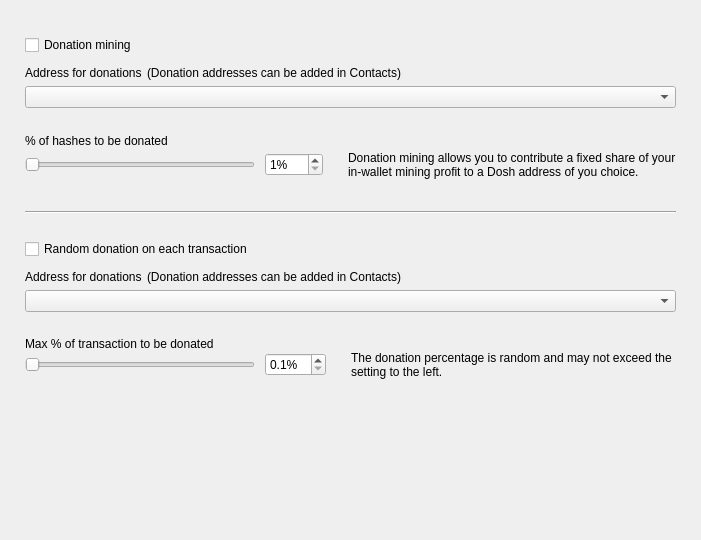
<?xml version="1.0" encoding="UTF-8"?>
<ui version="4.0">
 <class>DonationOptionsFrame</class>
 <widget class="QFrame" name="DonationOptionsFrame">
  <property name="geometry">
   <rect>
    <x>0</x>
    <y>0</y>
    <width>701</width>
    <height>540</height>
   </rect>
  </property>
  <property name="windowTitle">
   <string>Frame</string>
  </property>
  <property name="frameShape">
   <enum>QFrame::NoFrame</enum>
  </property>
  <property name="frameShadow">
   <enum>QFrame::Raised</enum>
  </property>
  <layout class="QVBoxLayout" name="verticalLayout">
   <property name="spacing">
    <number>10</number>
   </property>
   <property name="leftMargin">
    <number>25</number>
   </property>
   <property name="topMargin">
    <number>35</number>
   </property>
   <property name="rightMargin">
    <number>25</number>
   </property>
   <property name="bottomMargin">
    <number>0</number>
   </property>
   <item>
    <widget class="QCheckBox" name="m_enableDonationMiningCheck">
     <property name="text">
      <string>Donation mining</string>
     </property>
    </widget>
   </item>
   <item>
    <widget class="QFrame" name="m_donationMiningFrame">
     <property name="frameShape">
      <enum>QFrame::NoFrame</enum>
     </property>
     <property name="frameShadow">
      <enum>QFrame::Raised</enum>
     </property>
     <layout class="QGridLayout" name="gridLayout" columnstretch="1,0,0,1">
      <property name="leftMargin">
       <number>0</number>
      </property>
      <property name="topMargin">
       <number>0</number>
      </property>
      <property name="rightMargin">
       <number>0</number>
      </property>
      <property name="bottomMargin">
       <number>0</number>
      </property>
      <property name="horizontalSpacing">
       <number>10</number>
      </property>
      <property name="verticalSpacing">
       <number>0</number>
      </property>
      <item row="2" column="0" colspan="4">
       <widget class="QComboBox" name="m_donationMiningAddressCombo"/>
      </item>
      <item row="3" column="0" colspan="4">
       <spacer name="verticalSpacer_2">
        <property name="orientation">
         <enum>Qt::Vertical</enum>
        </property>
        <property name="sizeType">
         <enum>QSizePolicy::Fixed</enum>
        </property>
        <property name="sizeHint" stdset="0">
         <size>
          <width>20</width>
          <height>25</height>
         </size>
        </property>
       </spacer>
      </item>
      <item row="4" column="0" colspan="4">
       <widget class="WalletGui::WalletNormalBlackTextLabel" name="label_2">
        <property name="minimumSize">
         <size>
          <width>0</width>
          <height>16</height>
         </size>
        </property>
        <property name="text">
         <string>% of hashes to be donated</string>
        </property>
        <property name="indent">
         <number>0</number>
        </property>
       </widget>
      </item>
      <item row="5" column="1">
       <widget class="QSpinBox" name="m_donationMiningAmountSpin">
        <property name="suffix">
         <string>%</string>
        </property>
        <property name="minimum">
         <number>1</number>
        </property>
        <property name="maximum">
         <number>100</number>
        </property>
       </widget>
      </item>
      <item row="5" column="0">
       <widget class="QSlider" name="m_donationMiningAmountSlider">
        <property name="maximumSize">
         <size>
          <width>230</width>
          <height>16777215</height>
         </size>
        </property>
        <property name="minimum">
         <number>1</number>
        </property>
        <property name="maximum">
         <number>100</number>
        </property>
        <property name="orientation">
         <enum>Qt::Horizontal</enum>
        </property>
       </widget>
      </item>
      <item row="5" column="2">
       <spacer name="horizontalSpacer">
        <property name="orientation">
         <enum>Qt::Horizontal</enum>
        </property>
        <property name="sizeType">
         <enum>QSizePolicy::Fixed</enum>
        </property>
        <property name="sizeHint" stdset="0">
         <size>
          <width>5</width>
          <height>20</height>
         </size>
        </property>
       </spacer>
      </item>
      <item row="5" column="3" alignment="Qt::AlignVCenter">
       <widget class="WalletGui::WalletSmallGrayTextLabel" name="m_donationMiningCommentLabel">
        <property name="minimumSize">
         <size>
          <width>0</width>
          <height>32</height>
         </size>
        </property>
        <property name="text">
         <string>Donation mining allows you to contribute a fixed share of your in-wallet mining profit to a Dosh address of you choice.</string>
        </property>
        <property name="wordWrap">
         <bool>true</bool>
        </property>
        <property name="indent">
         <number>0</number>
        </property>
       </widget>
      </item>
      <item row="1" column="0" colspan="4">
       <spacer name="verticalSpacer_6">
        <property name="orientation">
         <enum>Qt::Vertical</enum>
        </property>
        <property name="sizeType">
         <enum>QSizePolicy::Fixed</enum>
        </property>
        <property name="sizeHint" stdset="0">
         <size>
          <width>20</width>
          <height>5</height>
         </size>
        </property>
       </spacer>
      </item>
      <item row="0" column="0" colspan="4">
       <layout class="QHBoxLayout" name="horizontalLayout" stretch="0,1">
        <property name="spacing">
         <number>5</number>
        </property>
        <property name="leftMargin">
         <number>0</number>
        </property>
        <item>
         <widget class="WalletGui::WalletNormalBlackTextLabel" name="label">
          <property name="minimumSize">
           <size>
            <width>0</width>
            <height>16</height>
           </size>
          </property>
          <property name="text">
           <string>Address for donations</string>
          </property>
          <property name="indent">
           <number>0</number>
          </property>
         </widget>
        </item>
        <item>
         <widget class="WalletGui::WalletSmallGrayTextLabel" name="label_5">
          <property name="text">
           <string>(Donation addresses can be added in Contacts)</string>
          </property>
         </widget>
        </item>
       </layout>
      </item>
     </layout>
    </widget>
   </item>
   <item>
    <spacer name="verticalSpacer_3">
     <property name="orientation">
      <enum>Qt::Vertical</enum>
     </property>
     <property name="sizeType">
      <enum>QSizePolicy::Fixed</enum>
     </property>
     <property name="sizeHint" stdset="0">
      <size>
       <width>20</width>
       <height>20</height>
      </size>
     </property>
    </spacer>
   </item>
   <item>
    <widget class="Line" name="line">
     <property name="frameShadow">
      <enum>QFrame::Sunken</enum>
     </property>
     <property name="orientation">
      <enum>Qt::Horizontal</enum>
     </property>
    </widget>
   </item>
   <item>
    <spacer name="verticalSpacer_4">
     <property name="orientation">
      <enum>Qt::Vertical</enum>
     </property>
     <property name="sizeType">
      <enum>QSizePolicy::Fixed</enum>
     </property>
     <property name="sizeHint" stdset="0">
      <size>
       <width>20</width>
       <height>15</height>
      </size>
     </property>
    </spacer>
   </item>
   <item>
    <widget class="QCheckBox" name="m_enableDonationChangeCheck">
     <property name="text">
      <string>Random donation on each transaction</string>
     </property>
    </widget>
   </item>
   <item>
    <widget class="QFrame" name="m_donationChangeFrame">
     <property name="frameShape">
      <enum>QFrame::NoFrame</enum>
     </property>
     <property name="frameShadow">
      <enum>QFrame::Raised</enum>
     </property>
     <layout class="QGridLayout" name="gridLayout_2" columnstretch="1,0,0,1">
      <property name="leftMargin">
       <number>0</number>
      </property>
      <property name="topMargin">
       <number>0</number>
      </property>
      <property name="rightMargin">
       <number>0</number>
      </property>
      <property name="bottomMargin">
       <number>0</number>
      </property>
      <property name="horizontalSpacing">
       <number>10</number>
      </property>
      <property name="verticalSpacing">
       <number>0</number>
      </property>
      <item row="3" column="0" colspan="4">
       <spacer name="verticalSpacer_5">
        <property name="orientation">
         <enum>Qt::Vertical</enum>
        </property>
        <property name="sizeType">
         <enum>QSizePolicy::Fixed</enum>
        </property>
        <property name="sizeHint" stdset="0">
         <size>
          <width>20</width>
          <height>25</height>
         </size>
        </property>
       </spacer>
      </item>
      <item row="4" column="0" colspan="4">
       <widget class="WalletGui::WalletNormalBlackTextLabel" name="label_3">
        <property name="text">
         <string>Max % of transaction to be donated</string>
        </property>
        <property name="indent">
         <number>0</number>
        </property>
       </widget>
      </item>
      <item row="5" column="0">
       <widget class="QSlider" name="m_donationChangeAmountSlider">
        <property name="maximumSize">
         <size>
          <width>230</width>
          <height>16777215</height>
         </size>
        </property>
        <property name="minimum">
         <number>1</number>
        </property>
        <property name="maximum">
         <number>100</number>
        </property>
        <property name="orientation">
         <enum>Qt::Horizontal</enum>
        </property>
       </widget>
      </item>
      <item row="2" column="0" colspan="4">
       <widget class="QComboBox" name="m_donationChangeAddressCombo"/>
      </item>
      <item row="5" column="3" alignment="Qt::AlignVCenter">
       <widget class="WalletGui::WalletSmallGrayTextLabel" name="m_donationChangeCommentLabel">
        <property name="text">
         <string>The donation percentage is random and may not exceed the setting to the left.</string>
        </property>
        <property name="wordWrap">
         <bool>true</bool>
        </property>
        <property name="indent">
         <number>0</number>
        </property>
       </widget>
      </item>
      <item row="5" column="1">
       <widget class="QDoubleSpinBox" name="m_donationChangeAmountSpin">
        <property name="suffix">
         <string>%</string>
        </property>
        <property name="decimals">
         <number>1</number>
        </property>
        <property name="minimum">
         <double>0.100000000000000</double>
        </property>
        <property name="maximum">
         <double>10.000000000000000</double>
        </property>
        <property name="singleStep">
         <double>0.100000000000000</double>
        </property>
       </widget>
      </item>
      <item row="5" column="2">
       <spacer name="horizontalSpacer_2">
        <property name="orientation">
         <enum>Qt::Horizontal</enum>
        </property>
        <property name="sizeType">
         <enum>QSizePolicy::Fixed</enum>
        </property>
        <property name="sizeHint" stdset="0">
         <size>
          <width>5</width>
          <height>20</height>
         </size>
        </property>
       </spacer>
      </item>
      <item row="1" column="0" colspan="4">
       <spacer name="verticalSpacer_7">
        <property name="orientation">
         <enum>Qt::Vertical</enum>
        </property>
        <property name="sizeType">
         <enum>QSizePolicy::Fixed</enum>
        </property>
        <property name="sizeHint" stdset="0">
         <size>
          <width>20</width>
          <height>5</height>
         </size>
        </property>
       </spacer>
      </item>
      <item row="0" column="0" colspan="4">
       <layout class="QHBoxLayout" name="horizontalLayout_2" stretch="0,1">
        <property name="spacing">
         <number>5</number>
        </property>
        <property name="leftMargin">
         <number>0</number>
        </property>
        <item>
         <widget class="WalletGui::WalletNormalBlackTextLabel" name="label_4">
          <property name="minimumSize">
           <size>
            <width>0</width>
            <height>16</height>
           </size>
          </property>
          <property name="text">
           <string>Address for donations</string>
          </property>
          <property name="indent">
           <number>0</number>
          </property>
         </widget>
        </item>
        <item>
         <widget class="WalletGui::WalletSmallGrayTextLabel" name="label_6">
          <property name="text">
           <string>(Donation addresses can be added in Contacts)</string>
          </property>
         </widget>
        </item>
       </layout>
      </item>
     </layout>
    </widget>
   </item>
   <item>
    <spacer name="verticalSpacer">
     <property name="orientation">
      <enum>Qt::Vertical</enum>
     </property>
     <property name="sizeType">
      <enum>QSizePolicy::Expanding</enum>
     </property>
     <property name="sizeHint" stdset="0">
      <size>
       <width>20</width>
       <height>10</height>
      </size>
     </property>
    </spacer>
   </item>
  </layout>
 </widget>
 <customwidgets>
  <customwidget>
   <class>WalletGui::WalletSmallGrayTextLabel</class>
   <extends>QLabel</extends>
   <header>Gui/Common/WalletTextLabel.h</header>
  </customwidget>
  <customwidget>
   <class>WalletGui::WalletNormalBlackTextLabel</class>
   <extends>QLabel</extends>
   <header>Gui/Common/WalletTextLabel.h</header>
  </customwidget>
 </customwidgets>
 <resources/>
 <connections>
  <connection>
   <sender>m_enableDonationMiningCheck</sender>
   <signal>toggled(bool)</signal>
   <receiver>m_donationMiningFrame</receiver>
   <slot>setEnabled(bool)</slot>
   <hints>
    <hint type="sourcelabel">
     <x>353</x>
     <y>41</y>
    </hint>
    <hint type="destinationlabel">
     <x>350</x>
     <y>115</y>
    </hint>
   </hints>
  </connection>
  <connection>
   <sender>m_donationMiningAmountSlider</sender>
   <signal>valueChanged(int)</signal>
   <receiver>DonationOptionsFrame</receiver>
   <slot>donationMiningAmountChanged(int)</slot>
   <hints>
    <hint type="sourcelabel">
     <x>187</x>
     <y>155</y>
    </hint>
    <hint type="destinationlabel">
     <x>350</x>
     <y>269</y>
    </hint>
   </hints>
  </connection>
  <connection>
   <sender>m_donationMiningAmountSpin</sender>
   <signal>valueChanged(int)</signal>
   <receiver>DonationOptionsFrame</receiver>
   <slot>donationMiningAmountChanged(int)</slot>
   <hints>
    <hint type="sourcelabel">
     <x>391</x>
     <y>155</y>
    </hint>
    <hint type="destinationlabel">
     <x>350</x>
     <y>269</y>
    </hint>
   </hints>
  </connection>
  <connection>
   <sender>m_enableDonationChangeCheck</sender>
   <signal>toggled(bool)</signal>
   <receiver>m_donationChangeFrame</receiver>
   <slot>setEnabled(bool)</slot>
   <hints>
    <hint type="sourcelabel">
     <x>353</x>
     <y>237</y>
    </hint>
    <hint type="destinationlabel">
     <x>350</x>
     <y>328</y>
    </hint>
   </hints>
  </connection>
  <connection>
   <sender>m_donationChangeAmountSlider</sender>
   <signal>valueChanged(int)</signal>
   <receiver>DonationOptionsFrame</receiver>
   <slot>donationChangeAmountChanged(int)</slot>
   <hints>
    <hint type="sourcelabel">
     <x>187</x>
     <y>385</y>
    </hint>
    <hint type="destinationlabel">
     <x>350</x>
     <y>269</y>
    </hint>
   </hints>
  </connection>
  <connection>
   <sender>m_donationChangeAmountSpin</sender>
   <signal>valueChanged(double)</signal>
   <receiver>DonationOptionsFrame</receiver>
   <slot>donationChangeAmountChanged(double)</slot>
   <hints>
    <hint type="sourcelabel">
     <x>433</x>
     <y>353</y>
    </hint>
    <hint type="destinationlabel">
     <x>350</x>
     <y>269</y>
    </hint>
   </hints>
  </connection>
 </connections>
 <slots>
  <slot>donationMiningAmountChanged(int)</slot>
  <slot>donationChangeAmountChanged(int)</slot>
  <slot>donationChangeAmountChanged(double)</slot>
 </slots>
</ui>
